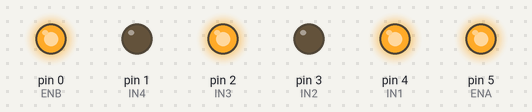
A sketch run on a simulated Arduino Uno, built with avr-gcc and run on an emulated ATmega328P. Parts: output pins drawn as LEDs (lit = HIGH).

Above: at 0.1 s.
Timing chart, 0 to 1.6 s (numbered marks = the images above):
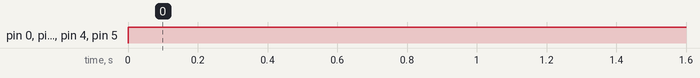

The sketch:

arduino.ino
```cpp
const int IN1 = 4;
const int IN2 = 3;
const int IN3 = 2;
const int IN4 = 1;

const int ENA = 5;
const int ENB = 0;
void setup() {
  pinMode (IN1, OUTPUT);
  pinMode (IN2, OUTPUT);
  pinMode (IN3, OUTPUT);
  pinMode (IN4, OUTPUT);

 pinMode (ENA, OUTPUT);
  pinMode (ENB, OUTPUT);

}

void loop() {

  analogWrite(ENA, 255);
  analogWrite(ENB, 255);

  digitalWrite(IN1, HIGH);
  digitalWrite(IN2, LOW);
  digitalWrite(IN3, HIGH);
  digitalWrite(IN4, LOW);
}
```

Measured:
- by itself, pin 0 (ENB), pin 2 (IN3), pin 4 (IN1), pin 5 (ENA): LOW → HIGH at 0.00 s
